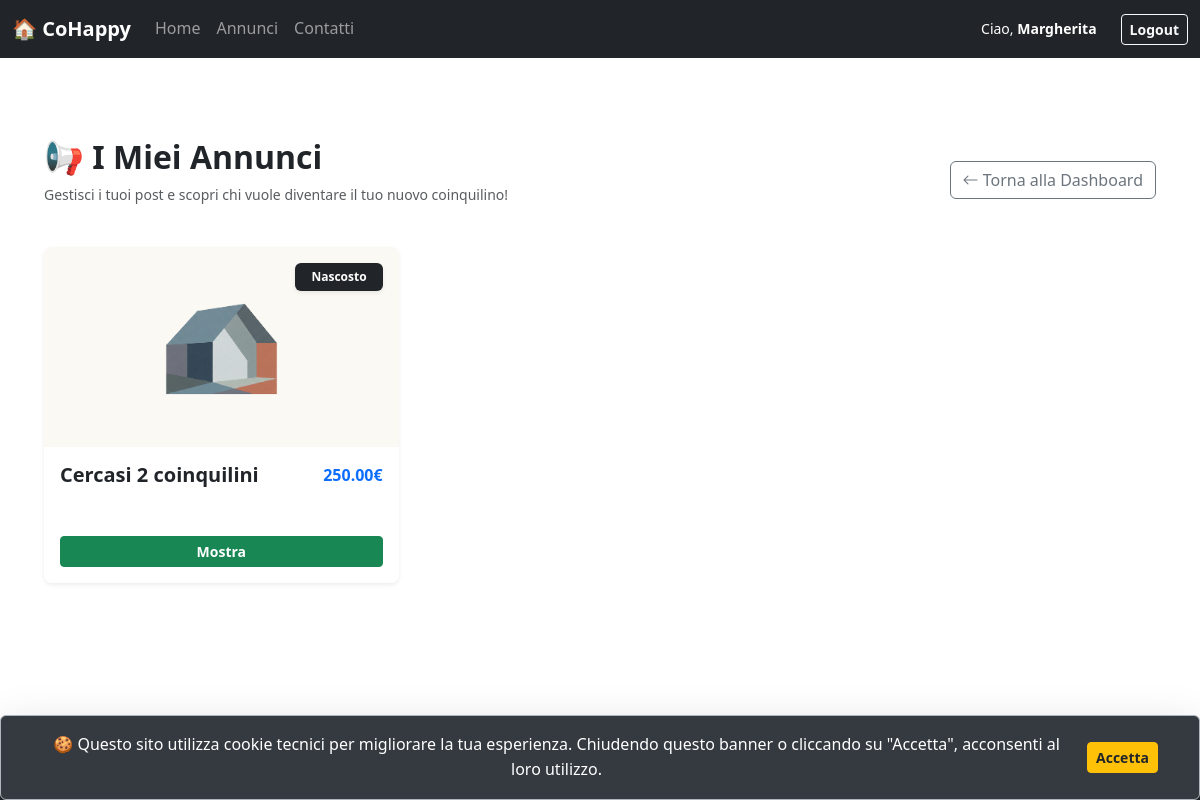
Page /miei_annunci.php (signed in) on the committed database.
### tables this page shows
CREATE TABLE `annunci` (
  `id_annuncio` int(11) NOT NULL,
  `titolo` varchar(255) NOT NULL,
  `descrizione` text DEFAULT NULL,
  `prezzo` decimal(10,2) DEFAULT NULL,
  `luogo` varchar(255) DEFAULT NULL,
  `id_utente` int(11) DEFAULT NULL,
  `immagine` varchar(255) DEFAULT 'img/nophoto.png',
  `data_pubblicazione` timestamp NOT NULL DEFAULT current_timestamp(),
  `isActive` tinyint(1) NOT NULL DEFAULT 1
);

### miei_annunci.php (called while the page is built, shortened)
<?php
require_once 'bootstrap.php';
$templateParams["titolo"] = "CoHappy - I Miei Annunci";
$templateParams["nome"] = "template/miei_annunci_template.php";
$annunci = $dbh->getAnnunciByUtente($_SESSION["id_utente"]);
foreach($annunci as $key => $annuncio) {
    $annunci[$key]['candidature'] = $dbh->getCandidatureByAnnuncio($annuncio['id_annuncio']);
}
$templateParams["annunci"] = $annunci;
require 'template/base.php';
?>

### db/database.php (called while the page is built, shortened)
<?php
class DatabaseHelper {
    private $db;
    public function __construct($servername, $username, $password, $dbname, $port) {
        $this->db = new mysqli($servername, $username, $password, $dbname, $port);
    }
public function getAnnunciByUtente($idUtente) {
    $stmt = $this->db->prepare("SELECT * FROM annunci WHERE id_utente = ? ORDER BY data_pubblicazione DESC");
    $stmt->bind_param("i", $idUtente);
    $stmt->execute();
    return $stmt->get_result()->fetch_all(MYSQLI_ASSOC);
}
        public function getCandidatureByAnnuncio($id_annuncio) {
        $stmt = $this->db->prepare("SELECT * FROM candidature WHERE id_annuncio = ? ORDER BY data_invio DESC");
        $stmt->bind_param("i", $id_annuncio);
        $stmt->execute();
        return $stmt->get_result()->fetch_all(MYSQLI_ASSOC);
    }
}
?>

### bootstrap.php (called while the page is built, shortened)
<?php
require_once("db/database.php");
$dbh = new DatabaseHelper("localhost", "root", "", "cohappy_db", 3306);
?>

### template/miei_annunci_template.php (the view, shortened to what this page needs)
<div class="container my-5">
    <div class="d-flex justify-content-between align-items-center mb-4">
        <div>
            <h2 class="fw-bold">📢 I Miei Annunci</h2>
            <p class="text-muted small">Gestisci i tuoi post e scopri chi vuole diventare il tuo nuovo coinquilino!</p>
        </div>
        <a href="dashboard.php" class="btn btn-outline-secondary">
            <i class="bi bi-arrow-left"></i> Torna alla Dashboard
        </a>
    </div>
    <?php if(empty($templateParams["annunci"])): ?>
        <div class="card border-0 shadow-sm p-5 text-center">
            <div class="display-1 mb-3">📭</div>
            <h4 class="text-muted">Ancora nulla? Pubblica qualcosa di iconico!</h4>
            <div class="mt-3">
                <a href="dashboard.php" class="btn btn-primary fw-bold">Crea Annuncio</a>
            </div>
        </div>
    <?php else: ?>
        <div class="row g-4">
            <?php foreach($templateParams["annunci"] as $annuncio):
                $is_active = (int)$annuncio['isActive'];
                $statusBadge = $is_active ? 'bg-success' : 'bg-dark';
                $statusText = $is_active ? 'Online' : 'Nascosto';
            ?>
                <div class="col-md-6 col-lg-4">
                    <div class="card h-100 border-0 shadow-sm overflow-hidden <?php echo $is_active ? '' : 'annuncio-nascosto'; ?>">
                        <div class="position-relative">
                            <img src="<?php echo !empty($annuncio['immagine']) ? htmlspecialchars($annuncio['immagine']) : 'img/nophoto.png'; ?>"
                                 class="card-img-top" alt="" style="height: 200px; object-fit: cover;">
                            <span class="badge <?php echo $statusBadge; ?> position-absolute top-0 end-0 m-3 shadow-sm px-3 py-2">
                                <?php echo $statusText; ?>
                            </span>
                        </div>
                        <div class="card-body">
                            <div class="d-flex justify-content-between align-items-start <?php echo $is_active ? 'mb-2' : 'mb-0'; ?>">
                                <h5 class="card-title fw-bold mb-0 text-truncate"><?php echo htmlspecialchars($annuncio['titolo']); ?></h5>
                                <span class="text-primary fw-bold"><?php echo number_format($annuncio['prezzo'], 2); ?>€</span>
                            </div>
                        </div>
                        <div class="card-footer bg-white border-top-0 pb-3 px-3">
                            <div class="d-grid gap-2">
                                <?php if($is_active): ?>
                                    <div class="row g-2">
                                        <div class="col-6">
                                            <button class="btn btn-sm btn-outline-primary w-100" data-bs-toggle="modal" data-bs-target="#modalModifica<?php echo $annuncio['id_annuncio']; ?>">
                                            <i class="bi bi-pencil"></i> Modifica
                                            </button>
                                        </div>
                            <div class="col-6">
                            <a href="processa_annuncio.php?azione=elimina&id=<?php echo $annuncio['id_annuncio']; ?>" class="btn btn-sm btn-outline-danger w-100" onclick="return confirm('Sicura di voler eliminare?')"><i class="bi bi-trash"></i> Elimina
                            </a>
                            </div>
                        </div>
                        <a href="processa_annuncio.php?azione=disattiva&id=<?php echo $annuncio['id_annuncio']; ?>" class="btn btn-sm btn-warning w-100 fw-bold">Nascondi</a>
            <?php else: ?>
                        <a href="processa_annuncio.php?azione=attiva&id=<?php echo $annuncio['id_annuncio']; ?>" class="btn btn-sm btn-success w-100 fw-bold">Mostra</a>
            <?php endif; ?>
                        </div>
                    </div>
                </div>
            </div>
            <?php endforeach; ?>
        </div>
    <?php endif; ?>
</div>

### css/style.css (style rules this page uses)
:root { --primary-color: #0d6efd; --secondary-color: #6c757d; --accent-color: #ffc107; --text-color: #212529; --bg-light: #f8f9fa; --border-radius: 0.5rem; }
body { font-family: 'Noto Sans', sans-serif; line-height: 1.6; color: var(--text-color); background-color: var(--bg-light); margin: 0; padding-bottom: 60px; }
.card { border: none; border-radius: var(--border-radius); box-shadow: 0 4px 6px rgba(0,0,0,0.1); margin-bottom: 1.5rem; transition: transform 0.2s; }
img { max-width: 100%; height: auto; }
body { overflow-x: hidden; scroll-behavior: smooth; }

### rows in the picture
annunci: immagine (placeholder picture), isActive "Nascosto", titolo "Cercasi 2 coinquilini", prezzo "250.00"

### other values in the picture
$_SESSION["nome"] "Margherita"
